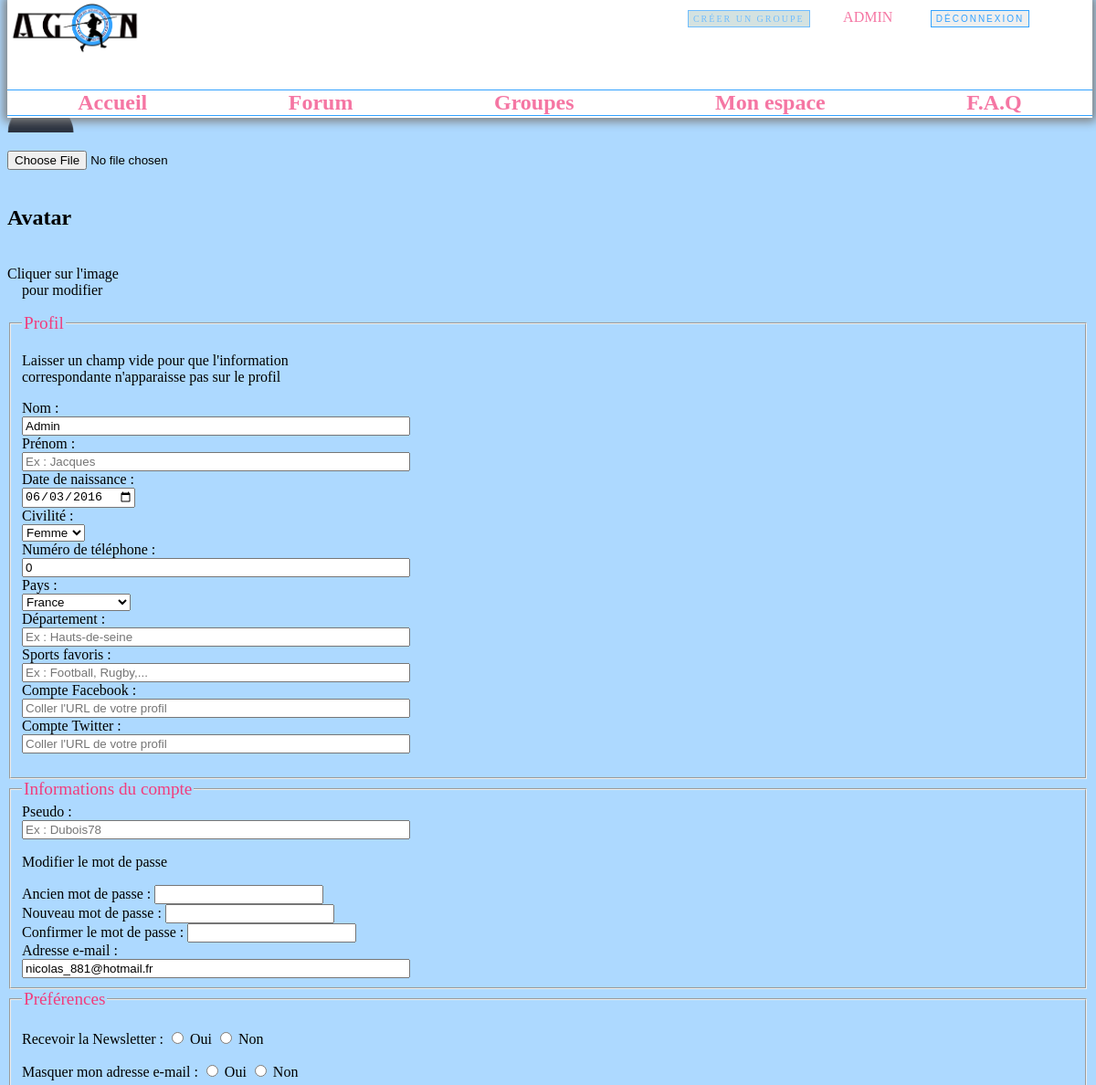
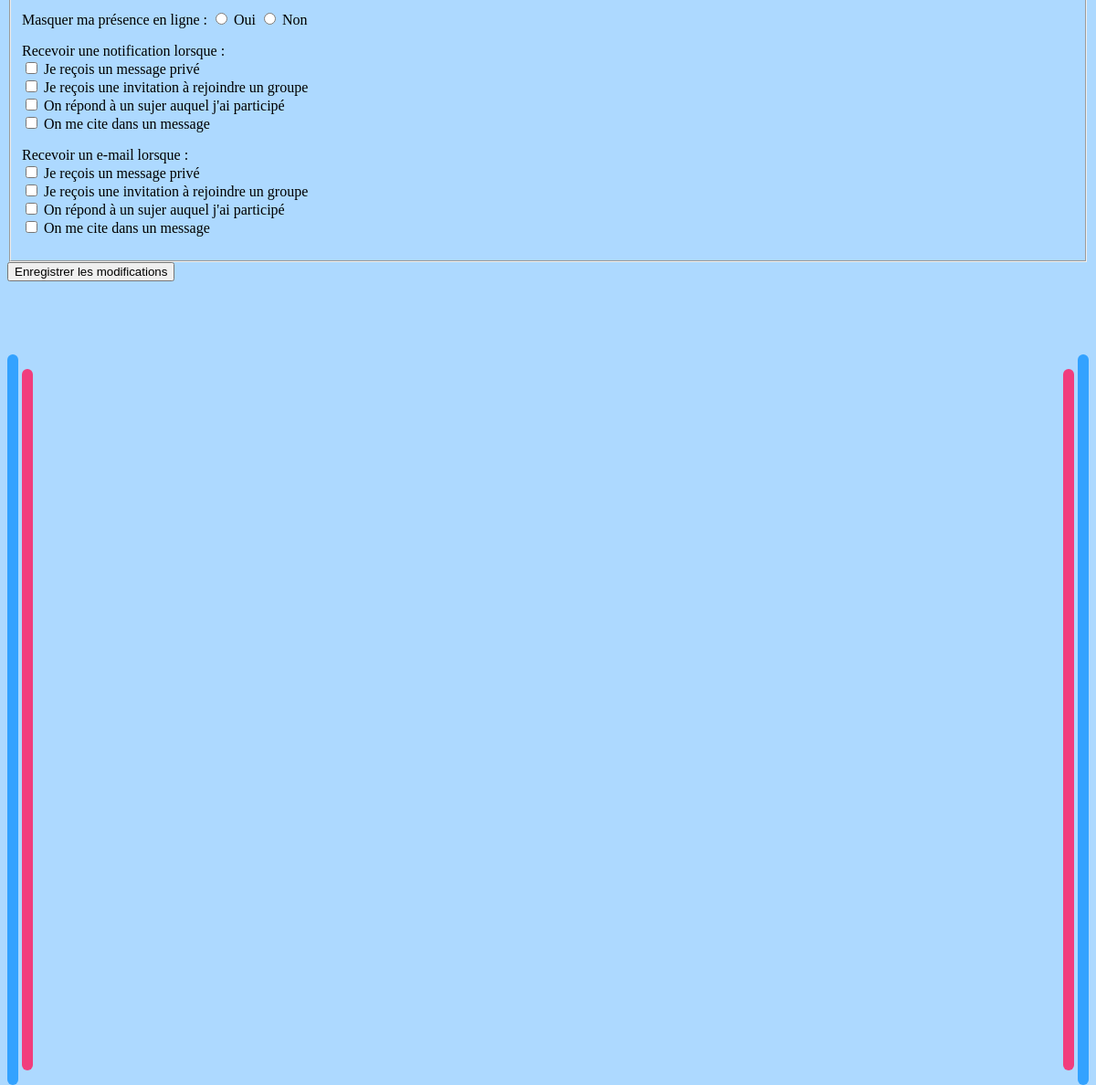
The app's page /parametres_view.php (signed in) with its own data (2 pictures, top to bottom).
### tables this page shows
CREATE TABLE IF NOT EXISTS `inscrit` (
  `id` int(11) NOT NULL AUTO_INCREMENT,
  `nom` varchar(20) NOT NULL,
  `prenom` varchar(20) NOT NULL,
  `date_naissance` date NOT NULL,
  `sexe` varchar(50) NOT NULL,
  `departement` varchar(50) NOT NULL,
  `email` varchar(60) NOT NULL,
  `mdp` varchar(40) NOT NULL,
  `sport` varchar(255) NOT NULL,
  `nombre_groupe` int(11) NOT NULL,
  `date_inscription` date NOT NULL,
  `id_groupe` int(11) NOT NULL,
  `num_tel` int(10) NOT NULL,
  PRIMARY KEY (`id`)
);

### parametres_model.php (called while the page is built, shortened)
<?php include ('bdd.php');
function initProfil($id)
{
	global $bdd;
	$reponse = $bdd->prepare('SELECT * FROM inscrit WHERE id = ? ');
	$reponse->execute(array($id));
	$donnee = $reponse -> fetch();
	return $donnee;
}
?>

### parametres_view.php (the view, shortened to what this page needs)
<?php
$inscrit=initProfil($_SESSION['id']);
?>
<!DOCTYPE html>
<html>
    <head>
         <link rel="stylesheet" href="Accueil.css" />
    </head>
    <body>
    <div class="page_complete">
    <?php include ('header.php'); ?>
	<div id="page">
    <h1> Paramètres du compte</h1>
    <div class = "premier_bloc">
    	<p class="photo_de_profil">
    		</p>
    		<div id="file"><input type="file" name="photoprofil" id="photoprofil"/></div>
    		<h2 style="line-height:65px;">Avatar</h2>
    		<p class="cliquer" >Cliquer sur l'image <br/> &nbsp; &nbsp; pour modifier </p>
    	<form method="post" action="parametres_view.php">
    	<fieldset>
       		<legend>Profil</legend>
    		<p class="laisser_champ_vide">Laisser un champ vide pour que l'information <br/>
    		correspondante n'apparaisse pas sur le profil</p>
			   <p>
			       <label for="nom">Nom : <br/></label>
			       <input type="text" name="nom" id="nom" placeholder="Ex : Dubois" size="50" maxlength="20" value="<?php echo $inscrit['nom'];?>"/>
			       <br />
			       <label for="prenom">Prénom : <br/></label>
			       <input type="text" name="prenom" id="prenom" placeholder="Ex : Jacques" size="50" maxlength="20" value="<?php echo $inscrit['prenom'];?>"/>
			       <br />
			       <label for="date_naissance">Date de naissance : <br/></label>
			       <input type="date" name="date_naissance" id="date_naissance" value="<?php echo $inscrit['date_naissance'];?>"/></code>
			       <br />
				   <label for="civilite">Civilité :</label><br />
			       <select name="civilite" id="civilite" value="<?php echo $inscrit['sexe'];?>">
			            <option value="1" <?php if ($inscrit['sexe'] == 1) echo "selected";?>>Femme</option>
			       </select>
			       <label for="tel">Numéro de téléphone : <br/></label>
			       <input type="tel" name="tel" id="tel" placeholder="Ex : 0764207645" size="50" maxlength="20" value="<?php echo $inscrit['num_tel'];?>"/></code>
			       <br />
			       <label for="pays">Pays :</label><br />
			       <select name="pays" id="pays">
			           <optgroup label="Europe">
			               <option value="france">France</option>
			           </optgroup>
			       </select>
			       <br />
			       <label for="code_postal">Département : <br/></label>
			       <input type="text" name="code_postal" id="code_postal" placeholder="Ex : Hauts-de-seine" size="50" maxlength="20" value="<?php echo $inscrit['departement'];?>" />
			       <br />
			       <label for="Sports favoris">Sports favoris : <br/></label>
			       <input type="text" name="Sports favoris" id="Sports favoris" placeholder="Ex : Football, Rugby,..." size="50" maxlength="20" />
			       <br />
			       <label for="CompteFacebook">Compte Facebook : <br/></label>
			       <input type="text" name="CompteFacebook" id="CompteFacebook" placeholder="Coller l'URL de votre profil" size="50" maxlength="150" />
			       <br />
			       <label for="CompteTwitter">Compte Twitter : <br/></label>
			       <input type="text" name="CompteTwitter" id="CompteTwitter" placeholder="Coller l'URL de votre profil" size="50" maxlength="150" />
			       <br />
			   </p>
		</fieldset>
    </div>
    <div class = "deuxieme_bloc">
    <fieldset>
       <legend>Informations du compte</legend>
		<label for="Pseudo">Pseudo : <br/></label>
		<input type="text" name="Pseudo" id="Pseudo" placeholder="Ex : Dubois78" size="50" maxlength="20" />
		<br />
		<p>Modifier le mot de passe</p>
		<label for="Ancien">Ancien mot de passe :</label>
		<input type="password" name="Ancien" id="Ancien" />
		<br>
		<label for="mot_de_passe">Nouveau mot de passe :</label>
		<input type="password" name="mot_de_passe" id="mot_de_passe" />
		<br>
		<label for="mot_de_passe_verif">Confirmer le mot de passe :</label>
		<input type="password" name="mot_de_passe_verif" id="mot_de_passe_verif" />
		<br>
		<label for="mail">Adresse e-mail : <br/></label>
		<input type="text" name="mail" id="mail" placeholder="dubois@net.fr" size="50" maxlength="20" value="<?php echo $inscrit['email'];?>"/>
		<br />
	</fieldset>
	<fieldset>
       	<legend>Préférences</legend>
       	<p>
           Recevoir la Newsletter :
           <input type="radio" name="newsletter" value="newsletterO" id="newsletterO" /> <label for="newsletterO">Oui</label>
           <input type="radio" name="newsletter" value="newsletterN" id="newsletterN" /> <label for="newsletterN">Non</label>
        </p>
        <p>
           Masquer mon adresse e-mail :
           <input type="radio" name="masqueremail" value="masqueremailO" id="masqueremailO" /> <label for="masqueremailO">Oui</label>
           <input type="radio" name="masqueremail" value="masqueremailN" id="newsletterN" /> <label for="newsletterN">Non</label>
        </p>
        <p>
           Masquer ma présence en ligne :
           <input type="radio" name="masquerprésence" value="masquerprésenceO" id="masquerprésenceO" /> <label for="masquerprésenceO">Oui</label>
           <input type="radio" name="masquerprésence" value="masquerprésenceN" id="masquerprésenceN" /> <label for="masquerprésenceN">Non</label>
        </p>
       <p>
       Recevoir une notification lorsque :<br />
       <input type="checkbox" name="messagerecu1" id="messagerecu1" /> <label for="messagerecu1">Je reçois un message privé</label><br />
       <input type="checkbox" name="invitationrecu1" id="invitationrecu1" /> <label for="invitationrecu1">Je reçois une invitation à rejoindre un groupe</label><br />
       <input type="checkbox" name="sujetreponse1" id="sujetreponse1" /> <label for="sujetreponse1">On répond à un sujer auquel j'ai participé</label><br />
       <input type="checkbox" name="pseudocité1" id="pseudocité1" /> <label for="pseudocité1">On me cite dans un message</label>
       </p>
       <p>
       Recevoir un e-mail lorsque :<br />
       <input type="checkbox" name="messagerecu2" id="messagerecu2" /> <label for="messagerecu2">Je reçois un message privé</label><br />
       <input type="checkbox" name="invitationrecu2" id="invitationrecu2" /> <label for="invitationrecu2">Je reçois une invitation à rejoindre un groupe</label><br />
       <input type="checkbox" name="sujetreponse2" id="sujetreponse2" /> <label for="sujetreponse2">On répond à un sujer auquel j'ai participé</label><br />
       <input type="checkbox" name="pseudocité2" id="pseudocité2" /> <label for="pseudocité2">On me cite dans un message</label>
       </p>
    </fieldset>
    </div>
    <input type="submit" value="Enregistrer les modifications" class="bouton" name='modif_profil' id='modif_profil'></code>
    <div id="Corps">
				<div id="barre_bleue_gauche">
				</div>
				<div id="barre_bleue_droite">
				</div>
				<div id="barre_mauve_gauche">
				</div>
				<div id="barre_mauve_droite">
				</div>
	</div>
	</div>
    </body>
</html>

### Accueil.css (style rules this page uses)
input[type="submit"] { cursor: pointer; }
body { background-color:rgba(51,162,255,0.3); }
h1 { text-align : center; text-transform : uppercase; font-size : 2em; color : rgb(241,61,125); }
body { background-color : rgba(51,162,255,0.4); }
legend { color : rgb(241,61,125); }
legend { font-size : 1.2em; }
#barre_bleue_gauche { width:1%; display:inline-block; background-color:#33A2FF; border-radius:10px; height:50em; float:left; clear:none; margin-top:5em; }
#barre_bleue_droite { width:1%; display:inline-block; background-color:#33A2FF; border-radius:10px; height:50em; float:right; clear:none; margin-top:5em; }
#barre_mauve_gauche { width:1%; display:inline-block; background-color:#F13D7D; border-radius:10px; height:48em; margin-top:6em; margin-left:0.25em; float:left; clear:none; }
#barre_mauve_droite { width:1%; display:inline-block; background-color:#F13D7D; border-radius:10px; height:48em; top:1em; margin-top:6em; margin-right:0.25em; float:right; clear:none; }

### records on screen
inscrit: nom "Admin", date_naissance "06/03/2016", civilite "Femme", tel "0", mail "nicolas_881@hotmail.fr"

### other values on screen
$_SESSION['nom'] "ADMIN"
